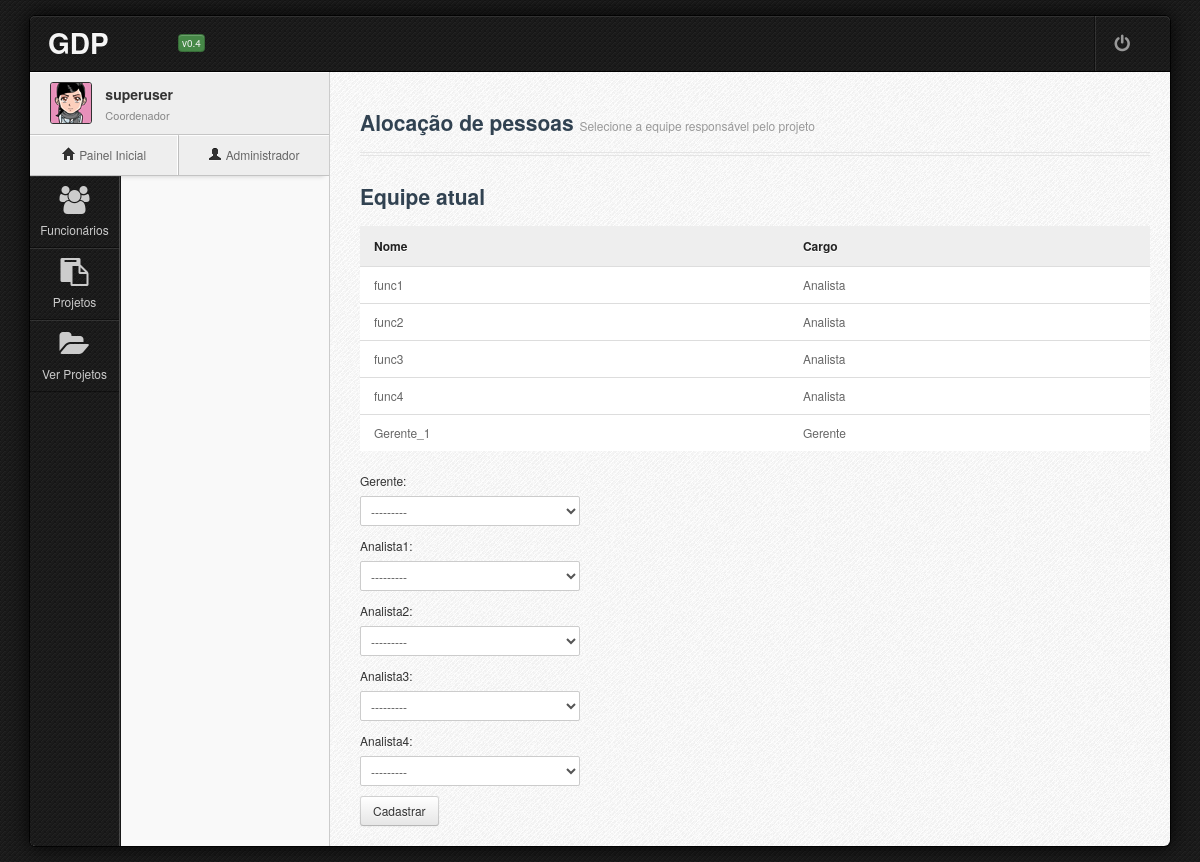
The page /projetos/8/ver_equipe/ (signed in) on the database its author committed.
### sistema/models.py (models this page shows)
class Funcionario(models.Model):
    nome = models.CharField("Nome", max_length=128)
    contato = models.OneToOneField(Contato, null = True) #null não é salvo no BD e blank não é requerido no form
    cargo = models.CharField(max_length=16, choices = cargos)
    nivel_formacao = models.CharField("Nível de formação", max_length=16, choices = niveis_formacao)
    usuario = models.OneToOneField(User, blank = True, null=True)
    projeto = models.ForeignKey(Projeto, blank = True, null = True)
    class Meta:
        verbose_name = "Funcionário"
        verbose_name_plural = "Funcionários"
    def __unicode__(self):
        return self.nome

### sistema/views.py (the view, shortened to what this page needs)
# urls.py: url(r'^aloca_pessoa/(?P<id_projeto>[0-9]+)/$', views.pessoa_alocar),
@login_required
def pessoa_alocar(request, id_projeto):
    usuario = request.user
    funcionario_corrente = Funcionario.objects.get(usuario=usuario)
    cargo = funcionario_corrente.cargo
    projeto_corrente = Projeto.objects.get(id=id_projeto)
    equipe_atual = Funcionario.objects.filter(projeto=projeto_corrente)
    alocar_form = AlocarForm()
    return render(request, "pessoa_alocar.html", locals())

### sistema/forms.py
class AlocarForm(forms.Form):
    gerente = forms.ModelChoiceField(queryset=Funcionario.objects.all().order_by('nome'))
    analista1 = forms.ModelChoiceField(queryset=Funcionario.objects.all().order_by('nome'))
    analista2 = forms.ModelChoiceField(queryset=Funcionario.objects.all().order_by('nome'))
    analista3 = forms.ModelChoiceField(queryset=Funcionario.objects.all().order_by('nome'))
    analista4 = forms.ModelChoiceField(queryset=Funcionario.objects.all().order_by('nome'))

### sistema/templates/pessoa_alocar.html (shortened to what this page needs)
{% extends "base.html" %}
{% block titulo %}Alocação de pessoas{% endblock titulo %}
{% block subtitulo %}Selecione a equipe responsável pelo projeto {{projeto_corrente.nome}}{% endblock subtitulo %}
{% block conteudo %}
{% if equipe_atual%}
<h3>Equipe atual</h3>
    <table class="table table-hover" id="table2">
        <thead>
            <tr>
                <th>Nome</th>
                <th>Cargo</th>
            </tr>
        </thead>
        <tbody>
            {% for func in equipe_atual%}
            <tr class="odd gradeX">
                <td>{{func.nome}}</td>
                <td>{{func.get_cargo_display}}</td>
            </tr>
            {% endfor%}
        </tbody>
    </table><br>
{% endif %}
{% if cargo == 'c' %}
<form method="POST" action="/aloca_pessoa/{{projeto_corrente.id}}/">{% csrf_token %}
    {{alocar_form.as_table}}
    <br>
    <button class="btn" type="submit">Cadastrar</button>
</form>
{% endif %}
{% endblock conteudo %}

### sistema/templates/base.html (shortened to what this page needs)
<!DOCTYPE html>
 <html class="no-js">
    <head>
	<link rel="stylesheet" type="text/css" href="/static/css/jasny-bootstrap.min.css">
	<link rel="stylesheet" type="text/css" href="/static/css/bootstrap.min.css">
	<link rel="stylesheet" type="text/css" href="/static/css/icon/fugue.min.css">
	<link rel="stylesheet" type="text/css" href="/static/css/icon/elusive.min.css">
	<link rel="stylesheet" type="text/css" href="/static/css/icon/font-awesome.min.css">
	<link rel="stylesheet" type="text/css" href="/static/css/default.min.css">
	<link rel="stylesheet" type="text/css" href="/static/css/default.responsive.min.css">
	<link rel="stylesheet" type="text/css" href="/static/css/plugins/uniform.default.css">
	<link rel="stylesheet" type="text/css" href="/static/css/jui/jquery.ui.min.css">
    </head>
    <body class="body5">
        <div id="wrapper" class="boxed">
            <div id="wrapper-inner" class="pattern8">
                <div id="main-header">
		    <div class="container-fluid">
			<div class="row-fluid">
			    <div class="span12">
				<div class="title">
				    <h1>GDP <small>v0.4</small></h1>
			        </div>
				<div class="header-panel">
				    <div id="dropdown-patterns" class="dropdown" rel="tooltip" data-placement="bottom" title="Logout">
					<a href="/logout/" class="menu dropdown-toggle" onclick="return confirm('Deseja realmente fazer logout do sistema?')" ><i class="icon iconfa-off"></i></a>
				    </div>
				</div>
			    </div>
			</div>
		    </div>
                </div>
                <div id="sidebar">
                    <div class="profile" data-detach="profile">
                        <div class="profile-pic">
			    <div class="btn-group">
				    <img src="/static/img/avatar/40x40/avatar4.png" width="40px" height="40px" alt="{{membro_logado.user.get_full_name}}" class="dropdown-toggle" data-toggle="dropdown">
                </div>
                        </div>
                        <div class="profile-info">
                            <span class="name">{{funcionario_corrente.nome}}</span>
                            <span class="job">{{funcionario_corrente.get_cargo_display}}</span>
                        </div>
                        <div class="profile-panel">
                            <div class="profile-panel-menu" id="panel-message">
                                <a href="/home/" class="menu">
                                    <i class="icon icon-home"></i>
                                    <span class="text">Painel Inicial</span>
                                </a>
                            </div>
                            <div class="profile-panel-menu" id="panel-notification">
                                <a href="/admin/" class="menu">
                                    <i class="icon icon-user"></i>
                                    <span class="text">Administrador</span>
                                </a>
                            </div>
                        </div>
                    </div>
                    <ul class="nav-mainmenu" id="nav-mainmenu">
                        <li class="accordion-group">
                            <a href="/cadastra_funcionario/"><span class="icon iconfa-group"></span><span class="text">Funcionários</span><span class="badge pull-right">4</span></a>
                        </li>
                        <li class="accordion-group">
                            <a href="/cadastra_projeto/"><span class="icon iconfa-paste"></span><span class="text">Projetos</span><span class="badge pull-right">5</span></a>
                        </li>
                        <li class="accordion-group">
                            <a href="/projetos/"><span class="icon iconfa-folder-open"></span><span class="text">Ver Projetos</span><span class="badge pull-right">3</span></a>
                        </li>
                    </ul>
                </div>
                <div id="main-content">
                    <p>&nbsp;</p>
                    <h3>{% block titulo %}{% endblock titulo %} <small>{% block subtitulo %}{% endblock subtitulo %}</small></h3>
                    <hr class="style1">
		    <div class="row-fluid" >
			<div class="span12">
			{% block conteudo %}{% endblock conteudo %}
					    </div>
                    </div>
					<br/>
                </div>
            </div>
        </div>
    </body>
</html>

### rows shown on the page
Funcionario: nome "superuser", cargo "Coordenador"
Funcionario: nome "func1", cargo "Analista"
Funcionario: nome "func2", cargo "Analista"
Funcionario: nome "func3", cargo "Analista"
Funcionario: nome "func4", cargo "Analista"
Funcionario: nome "Gerente_1", cargo "Gerente"
